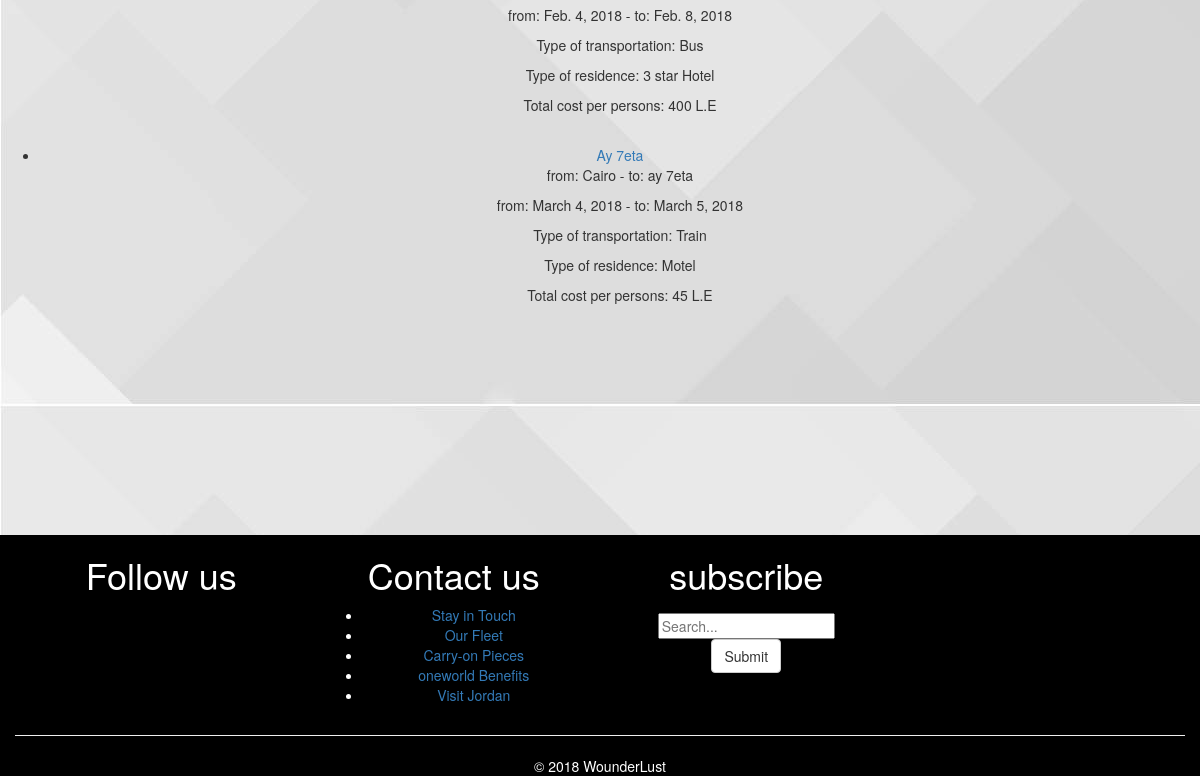
Before: /Wanderlust/filter/ (lower part) with the older database file.
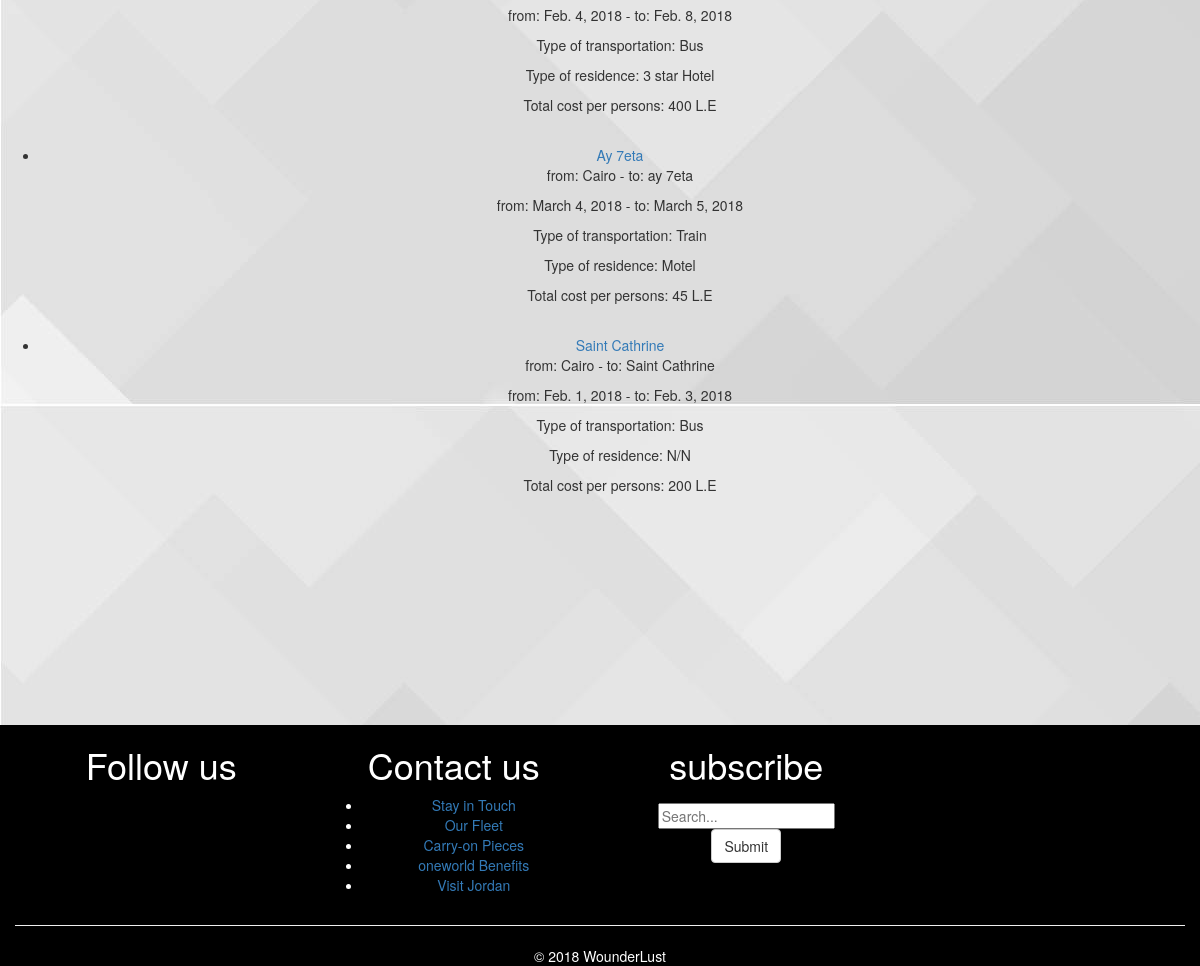
After: the same page with the newer database file.
### trips/models.py (models this page shows, shortened)
class Trip(models.Model):
    name = models.CharField(max_length=250)
    description = models.TextField(max_length=5000, null=True)
    origin = models.CharField(max_length=50, default="Cairo")
    destination = models.CharField(max_length=50)
    departing_date = models.DateField()
    returning_date = models.DateField()
    transportstion = models.CharField(max_length=10, choices=trans_Choices)
    residence = models.CharField(max_length=20, choices=residence_Choices)
    adult_price = models.PositiveSmallIntegerField(default=0)
    kid_price = models.PositiveSmallIntegerField(default=0)
    capacity = models.PositiveSmallIntegerField(default=0)
    reservation = models.ManyToManyField(User, blank=True)
    trip_image1 = models.FileField(default='', blank=True)
    trip_image2 = models.FileField(default='', blank=True)
    trip_image3 = models.FileField(default='', blank=True)
    def check_time(self):
        date_today = date.today()
        if  date_today <= self.departing_date :
            return True
        else:
            return False

### trips/views.py (the view)
class TripFilterView(FilterView):
    filterset_class = TripFilter
    template_name= 'trips/filter.html'

### trips/templates/trips/filter.html (shortened to what this page needs)
{%  extends 'trips/base.html' %}
{%  block body %}
    <div>
        <ul>
            {% for trip in filter.qs %}
                {%  if trip.check_time %}
                 <li>
                     <a href = "{% url 'trips:detail' trip.id %}"> {{ trip.name }}</a>
                     <p>from: {{ trip.origin  }} - to: {{ trip.destination  }}</p>
                     <p>from: {{ trip.departing_date  }} - to: {{ trip.returning_date  }}</p>
                     <p>Type of transportation: {{ trip.get_transportstion_display }} </p>
                     <p>Type of residence: {{ trip.get_residence_display }} </p>
                     <p>Total cost per persons: {{ trip.adult_price }} L.E</p>
                 <br>
                 </li>
                {% endif %}
            {%  endfor %}
        </ul>
    </div>
{%  endblock %}

Changed rows visible on the page:
added Trip: name "Saint Cathrine", origin "Cairo", destination "Saint Cathrine", departing_date "Feb. 1, 2018", returning_date "Feb. 3, 2018", transportstion "Bus", residence "N/N", adult_price "200"
